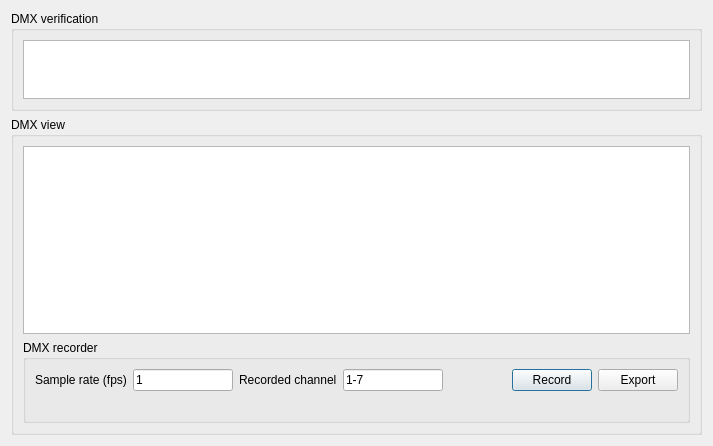
<?xml version="1.0" encoding="UTF-8"?>
<ui version="4.0">
 <class>DMX_Monitor</class>
 <widget class="QDialog" name="DMX_Monitor">
  <property name="geometry">
   <rect>
    <x>0</x>
    <y>0</y>
    <width>713</width>
    <height>446</height>
   </rect>
  </property>
  <property name="windowTitle">
   <string>DMX monitor</string>
  </property>
  <property name="windowIcon">
   <iconset resource="AG.qrc">
    <normaloff>:/AG-logo.png</normaloff>:/AG-logo.png</iconset>
  </property>
  <layout class="QVBoxLayout" name="verticalLayout">
   <item>
    <widget class="QGroupBox" name="groupBox">
     <property name="maximumSize">
      <size>
       <width>16777215</width>
       <height>100</height>
      </size>
     </property>
     <property name="title">
      <string>DMX verification</string>
     </property>
     <layout class="QVBoxLayout" name="verticalLayout_2">
      <item>
       <widget class="QTextEdit" name="txt_DMXinfo"/>
      </item>
     </layout>
    </widget>
   </item>
   <item>
    <widget class="QGroupBox" name="groupBox_2">
     <property name="title">
      <string>DMX view</string>
     </property>
     <layout class="QGridLayout" name="gridLayout">
      <item row="0" column="0">
       <widget class="QTableView" name="tableView_DMXval">
        <property name="toolTip">
         <string/>
        </property>
        <property name="toolTipDuration">
         <number>500</number>
        </property>
        <property name="editTriggers">
         <set>QAbstractItemView::NoEditTriggers</set>
        </property>
        <property name="alternatingRowColors">
         <bool>true</bool>
        </property>
        <attribute name="horizontalHeaderDefaultSectionSize">
         <number>35</number>
        </attribute>
       </widget>
      </item>
      <item row="1" column="0">
       <widget class="QGroupBox" name="DMX_Recorder">
        <property name="title">
         <string>DMX recorder</string>
        </property>
        <layout class="QGridLayout" name="gridLayout_2">
         <item row="0" column="3">
          <widget class="QLineEdit" name="txt_RecordedChannel">
           <property name="maximumSize">
            <size>
             <width>100</width>
             <height>16777215</height>
            </size>
           </property>
           <property name="text">
            <string>1-7</string>
           </property>
          </widget>
         </item>
         <item row="0" column="2">
          <widget class="QLabel" name="label_3">
           <property name="text">
            <string>Recorded channel</string>
           </property>
          </widget>
         </item>
         <item row="0" column="5">
          <widget class="QPushButton" name="btn_Rec">
           <property name="text">
            <string>Record</string>
           </property>
          </widget>
         </item>
         <item row="0" column="0">
          <widget class="QLabel" name="label">
           <property name="text">
            <string>Sample rate (fps)</string>
           </property>
          </widget>
         </item>
         <item row="0" column="1">
          <widget class="QLineEdit" name="txt_SampleRate">
           <property name="maximumSize">
            <size>
             <width>100</width>
             <height>16777215</height>
            </size>
           </property>
           <property name="text">
            <string>1</string>
           </property>
          </widget>
         </item>
         <item row="0" column="6">
          <widget class="QPushButton" name="btn_Export">
           <property name="text">
            <string>Export</string>
           </property>
          </widget>
         </item>
         <item row="0" column="4">
          <spacer name="horizontalSpacer">
           <property name="orientation">
            <enum>Qt::Horizontal</enum>
           </property>
           <property name="sizeHint" stdset="0">
            <size>
             <width>40</width>
             <height>20</height>
            </size>
           </property>
          </spacer>
         </item>
         <item row="1" column="0">
          <widget class="QLabel" name="txt_Status">
           <property name="text">
            <string/>
           </property>
          </widget>
         </item>
        </layout>
       </widget>
      </item>
     </layout>
    </widget>
   </item>
  </layout>
 </widget>
 <resources>
  <include location="AG.qrc"/>
 </resources>
 <connections/>
</ui>
